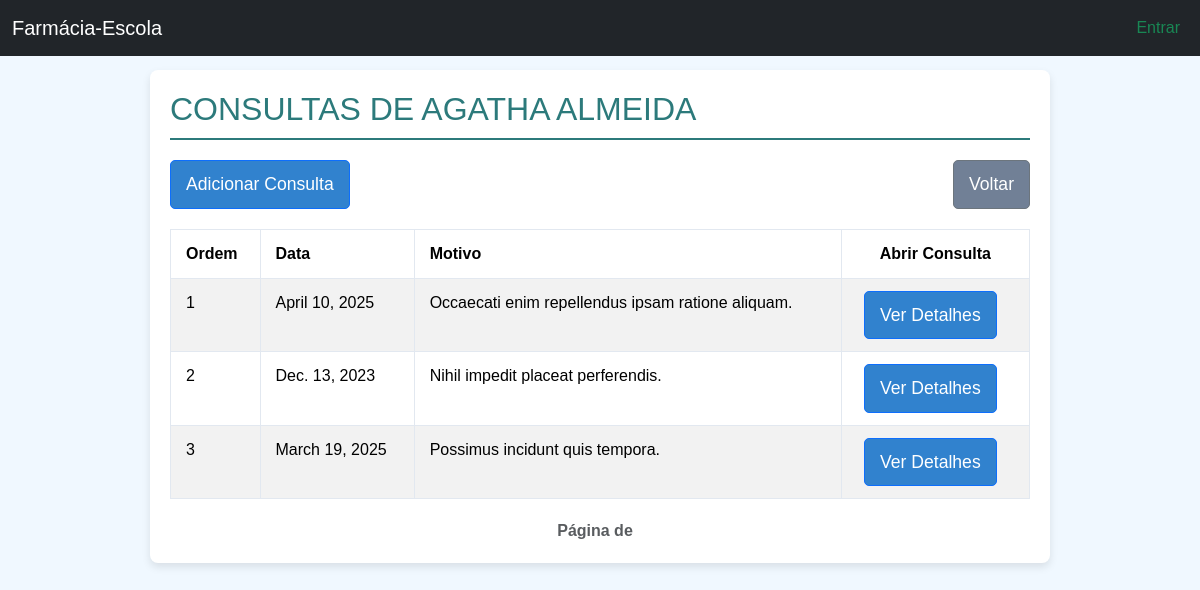
The app's page /consulta/consulta/listar/7/ with its own data.
### paciente/models.py (models this page shows, shortened)
class Paciente(models.Model):
    nome = models.CharField(max_length=150)
    telefone = models.CharField(max_length=15)
    numero_formulario = models.CharField(max_length=10)
    responsavel = models.CharField(max_length=100)
    data_nascimento = models.DateField()
    doencas = models.ManyToManyField(
        Doenca,
        through='MedicamentoDoencaPaciente',
        related_name='pacientes',
        blank=True
    )
    medicamentos = models.ManyToManyField(Medicamento, related_name='pacientes', blank=True)
    genero = models.CharField(
        max_length=15, choices=[('M', 'Masculino'), ('F', 'Feminino'), ('O', 'Outro'), ('ND', 'Prefere não dizer')]
    )
    estado_civil = models.CharField(
        max_length=20, choices=[
            ('Casado(a)', 'Casado(a)'),
            ('Solteiro(a)', 'Solteiro(a)'),
            ('Separado(a)', 'Separado(a)'),
            ('Amigado(a)', 'Amigado(a)'),
            ('Nao consta', 'Não consta'),
            ('Outro', 'Outro'),
        ]
    )
    bairro = models.CharField(max_length=100)
    distrito = models.CharField(max_length=20, choices=[('Rural', 'Zona Rural'), ('Urbano', 'Zona Urbana')])
    municipio = models.CharField(max_length=100)
    escolaridade = models.CharField(
        max_length=30, choices=[
            ('Analfabeto', 'Analfabeto'),
            ('Fundamental incompleto', 'Fundamental incompleto'),
            ('Fundamental completo', 'Fundamental completo'),
            ('Médio incompleto', 'Médio incompleto'),
            ('Ensino médio completo', 'Ensino médio completo'),
            ('Superior incompleto', 'Superior incompleto'),
            ('Superior completo', 'Superior completo'),
            ('Pós-graduação', 'Pós-graduação'),
            ('Nao consta', 'Não consta'),
        ]
    )
    ocupacao = models.CharField(max_length=100)
    raca = models.CharField(
        max_length=20, choices=[
            ('Pardo', 'Pardo'),
            ('Preto', 'Preto'),
            ('Branco', 'Branco'),
            ('Amarelo', 'Amarelo'),
            ('Negro', 'Negro'),
            ('Outro', 'Outro'),
            ('Nao consta', 'Não consta'),
        ]
    )
    reside_com = models.CharField(max_length=100)
    observacoes = models.TextField(blank=True)

### consulta/models.py (models this page shows, shortened)
class Consulta(models.Model):
    paciente = models.ForeignKey(Paciente, on_delete=models.CASCADE, related_name='consultas')
    data_consulta = models.DateField()
    evolucao = models.TextField()
    motivo_consulta = models.TextField(max_length=255)
    prescricoes_exames = models.TextField()
    data_proxima_revisao = models.DateField()

### consulta/views.py (the view)
# urls.py: path('consulta/listar/<int:paciente_id>/', views.listar_consultas, name='consulta_listar_consultas'),
def listar_consultas(request, paciente_id):
    paciente = get_object_or_404(Paciente, id=paciente_id)
    consultas = paciente.consultas.all()
    return render(request, 'listar_consultas.html', {'paciente': paciente, 'consultas': consultas})

### consulta/templates/listar_consultas.html (shortened to what this page needs)
{% extends 'menu.html' %}
{% load static %}
{% block content %}
<div class="container">
    <h2>Consultas de {{ paciente.nome }}</h2>
    <div class="button-group">
        <a href="{% url 'consulta_create_consulta' paciente.id %}" class="btn btn-primary">Adicionar Consulta</a>
        <a href=" /listagem_pacientes/paciente_list/ " class="btn btn-secondary">Voltar</a>
    </div>
    <table class="table table-striped">
        <thead class="table-header">
            <tr>
                <th>Ordem</th>
                <th>Data</th>
                <th>Motivo</th>
                <th class="text-center">Abrir Consulta</th>
            </tr>
        </thead>
        <tbody>
            {% for consulta in consultas %}
            <tr>
                <td>{{ forloop.counter }}</td>
                <td>{{ consulta.data_consulta }}</td>
                <td>{{ consulta.motivo_consulta }}</td>
                <td class="text-center">
                    <a href="{% url 'consulta_detalhe_consulta' consulta.id %}" class="btn btn-primary btn-sm">Ver Detalhes</a>
                </td>
            </tr>
            {% empty %}
            <tr>
                <td colspan="4" class="text-center text-muted">Nenhuma consulta registrada.</td>
            </tr>
            {% endfor %}
        </tbody>
    </table>
    <div class="pagination">
        <span class="text-muted">Página {{ consultas.number }} de {{ consultas.paginator.num_pages }}</span>
    </div>
</div>
{% endblock %}

### consulta/templates/listar_consultas.html (style rules this page uses)
body { font-family: 'Arial', sans-serif; background-color: #f0f8ff; color: #333; margin: 0; padding: 0; }
.container { max-width: 900px; margin: 20px auto; padding: 20px; background-color: #fff; box-shadow: 0px 4px 8px rgba(0, 0, 0, 0.1); border-radius: 8px; }
h2 { color: #2c7a7b; border-bottom: 2px solid #2c7a7b; padding-bottom: 10px; margin-bottom: 20px; text-transform: uppercase; }
.btn-primary { background-color: #3182ce; color: #fff; padding: 10px 15px; border-radius: 5px; text-decoration: none; font-size: 1.1em; margin-right: 10px; }
.btn-secondary { background-color: #718096; color: #fff; padding: 10px 15px; border-radius: 5px; text-decoration: none; font-size: 1.1em; }
.table { width: 100%; border-collapse: collapse; margin-top: 20px; }
.table thead { background-color: #ebf8ff; color: #2c5282; }
.table-header th { padding: 10px 15px; text-align: left; }
.table tbody tr:nth-child(even) { background-color: #f7fafc; }
.table td, .table th { padding: 12px 15px; border: 1px solid #e2e8f0; text-align: left; }
.text-center { text-align: center; }
.text-muted { color: #718096; }
.pagination { display: flex; justify-content: center; align-items: center; margin-top: 20px; }
.pagination span { margin-right: 10px; font-weight: bold; }
.button-group { display: flex; justify-content: space-between; margin-bottom: 20px; }

### records on screen
Paciente: nome "AGATHA ALMEIDA"
Consulta: data_consulta "April 10, 2025", motivo_consulta "Occaecati enim repellendus ipsam ratione aliquam."
Consulta: data_consulta "Dec. 13, 2023", motivo_consulta "Nihil impedit placeat perferendis."
Consulta: data_consulta "March 19, 2025", motivo_consulta "Possimus incidunt quis tempora."
